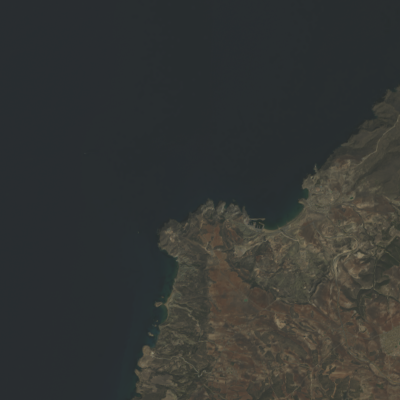
#> input picture Output_images/output_path.png, 400 x 400 px
$ jupyter execute --allow-errors TP2_FINI.ipynb
#> lines starting #> are read from the running program, lines starting #| are printed output that depends on the picture; long printed decimals are rounded
[cell 1]
import ee
import rasterio
import matplotlib.pyplot as plt
import numpy as np
from PIL import Image
import os
import cv2
from skimage.metrics import mean_squared_error

Etape 0 : Affichage de l'image satellitaire

[cell 2]
band_paths = {
    'B3': 'images/LC08_L2SP_198035_20240912_20240920_02_T1_SR_B3.TIF',
    'B4': 'images/LC08_L2SP_198035_20240912_20240920_02_T1_SR_B4.TIF',
    'B2': 'images/LC08_L2SP_198035_20240912_20240920_02_T1_SR_B2.TIF'
}
def read_band(band_path):
    with rasterio.open(band_path) as src:
        return src.read(1)

#> (the rest of this cell did not finish here and is left out)

[cell 3]
def normalize(band):
    return (band - np.min(band)) / (np.max(band) - np.min(band))
#> (the rest of this cell did not finish here and is left out)

#> (a cell that did not finish here is left out)

Etape 1 : Opération géométrique

[cell 5]
x = 1500
y = 5400
t1 = 400
t2 = 400

[cell 6]
def cutimage(x, y, t1, t2, img, output_path):
    cut_img = img[y:y+t2, x:x+t1, :]
    cut_img_pil = Image.fromarray(cut_img)
    cut_img_pil.save(output_path)
    print(f"Zone découpée et enregistrée sous {output_path}")

#> (the rest of this cell did not finish here and is left out)

[cell 7]
fig, axs = plt.subplots(1, 2, figsize=(12, 6))
#> (the rest of this cell did not finish here and is left out)

Etape 2 : Compression

[cell 8]
decoupee = Image.open('Output_images/output_path.png')
#> decoupee is the input picture: PIL image 400x400 RGB; mean R, G, B 52.4, 54.3, 52.3

# Définir le dossier de sortie
output_folder = 'Output_images'

# S'assurer que le dossier de sortie existe
os.makedirs(output_folder, exist_ok=True)

# Sauvegarder sous différents formats
formats = ['bmp', 'jpeg', 'gif', 'tiff']
output_paths = []

for fmt in formats:
    output_file = os.path.join(output_folder, f'output_path.{fmt}')
    decoupee.save(output_file)
    output_paths.append(output_file)
    print(f"Image sauvegardée sous {fmt} : {output_file}")
#> after the loop, output_paths = ['Output_images/output_path.bmp', 'Output_images/output_path.jpeg', 'Output_images/output_path.gif', 'Output_images/output_path.tiff']

# Afficher la taille de chaque fichier
for output_file in output_paths:
    file_size = os.path.getsize(output_file)
    print(f"Taille de {output_file} : {file_size / 1024:.2f} KB")
#> this loop made 4 passes
#> (output_file, file_size) on passes 1 to 4: ('Output_images/output_path.bmp', 480054), ('Output_images/output_path.jpeg', 9562), ('Output_images/output_path.gif', 90941), ('Output_images/output_path.tiff', 480140)
#| Taille de Output_images/output_path.bmp : 468.80 KB
#| Taille de Output_images/output_path.jpeg : 9.34 KB
#| Taille de Output_images/output_path.gif : 88.81 KB
#| Taille de Output_images/output_path.tiff : 468.89 KB

[cell 9]
fig, axs = plt.subplots(1, len(formats) + 1, figsize=(15, 5))


axs[0].imshow(np.array(decoupee))
axs[0].set_title("Image originale (PNG)")
for i, fmt in enumerate(formats):
    img_compressed = Image.open(f'Output_images/output_path.{fmt}')

    if fmt == 'gif':
        img_compressed = img_compressed.convert("RGB")

    axs[i + 1].imshow(np.array(img_compressed))
    axs[i + 1].set_title(f"Format {fmt.upper()}")

plt.tight_layout()
plt.show()

[cell 10]
#Fonction Prédefinie
def eqm_sklearn(img_source, img_result):
    """Calcule l'erreur quadratique moyenne entre deux images avec sklearn."""
    img_source_array = np.array(img_source)
    img_result_array = np.array(img_result)
    if img_source_array.shape != img_result_array.shape:
        raise ValueError("Les dimensions des images doivent être identiques.")
    return mean_squared_error(img_source_array.flatten(), img_result_array.flatten())

def eqm_manual(img_source, img_result):
    """Calcule l'erreur quadratique moyenne entre deux images avec une approche manuelle."""
    img1_array = np.array(img_source)
    img2_array = np.array(img_result)

    if img1_array.shape != img2_array.shape:
        raise ValueError("Les images doivent avoir les mêmes dimensions pour calculer l'EQM.")
    eqm_value = np.sum((img1_array.astype(float) - img2_array.astype(float)) ** 2) / img1_array.size

    return eqm_value

# Fonction de comparaison des deux résultats
def comparer_eqm(original_image_path, formats=['bmp', 'jpeg', 'gif', 'tiff']):
    original = Image.open(original_image_path)
    original_rgb = original.convert('RGB')
    for fmt in formats:
        try:
            compressed_image = Image.open(f'Output_images/output_path.{fmt}')
            compressed_rgb = compressed_image.convert('RGB')
            compressed_rgb = compressed_rgb.resize(original_rgb.size)
            eqm_value_sklearn = eqm_sklearn(original_rgb, compressed_rgb)
            eqm_value_manual = eqm_manual(original_rgb, compressed_rgb)

            # Comparer les résultats
            print(f"Format {fmt.upper()}:")
            print(f"  EQM (sklearn) : {eqm_value_sklearn:.4f}")
            print(f"  EQM (manuel)  : {eqm_value_manual:.4f}")
            print(f"  Différence    : {abs(eqm_value_sklearn - eqm_value_manual):.4f}\n")
        except FileNotFoundError:
            print(f"Erreur : L'image compressée '{fmt}' n'a pas été trouvée.")
        except Exception as e:
            print(f"Une erreur s'est produite avec le format {fmt.upper()}: {e}")
comparer_eqm('Output_images/output_path.png')
#> in comparer_eqm, `eqm_value_sklearn = eqm_sklearn(original_rgb, compressed_rgb)`: eqm_value_sklearn = 0
#|   EQM (sklearn) : 0.0000
#|   EQM (manuel)  : 0.0000
#|   Différence    : 0.0000

 Etape 3 : Rehaussement de contraste

[cell 11]
import numpy as np
from PIL import Image
import matplotlib.pyplot as plt

def histogram_equalization(image_channel):
    hist, bins = np.histogram(image_channel.flatten(), bins=256, range=[0, 256])
    cdf = hist.cumsum()
    cdf_m = np.ma.masked_equal(cdf, 0)
    cdf_m = (cdf_m - cdf_m.min()) * 255 / (cdf_m.max() - cdf_m.min())
    cdf_final = np.ma.filled(cdf_m, 0).astype('uint8')
    return cdf_final[image_channel]

def eqm_manual(img_source, img_result):
    img1_array = np.array(img_source)
    img2_array = np.array(img_result)

    if img1_array.shape != img2_array.shape:
        raise ValueError("Les images doivent avoir les mêmes dimensions pour calculer l'EQM.")
    eqm_value = np.mean((img1_array - img2_array) ** 2)
    return eqm_value

# Charger l'image et convertir en RGB
img = Image.open('Output_images/output_path.png')
img = img.convert('RGB')
r, g, b = img.split()
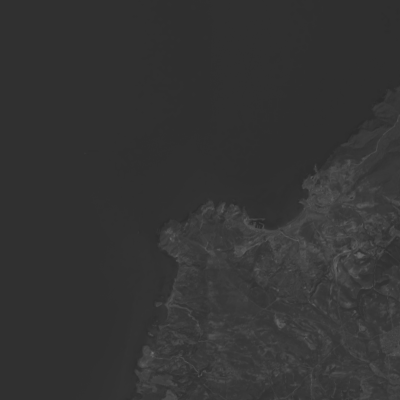
#> b: PIL image 400x400 L; min 42, max 108, mean 52.3

# Appliquer l'égalisation d'histogramme sur chaque canal
r_eq = histogram_equalization(np.array(r))
#> in histogram_equalization, `hist, bins = np.histogram(image_channel.flatten(), bins=256, range=[0,..`: hist = 256 values, max 71849 at index 41, min 0 at index 0, mean 625; bins = 257 values from 0 to 256
#> in histogram_equalization, `cdf = hist.cumsum()`: cdf = 256 values from 0 to 160000
#> in histogram_equalization, `cdf_final = np.ma.filled(cdf_m, 0).astype('uint8')`: cdf_final = 256 values from 0 to 255
g_eq = histogram_equalization(np.array(g))
#> in histogram_equalization (call 2), `hist, bins = np.histogram(image_channel.flatten(), bins=256, range=[0,..`: hist = 256 values, max 64445 at index 45, min 0 at index 0, mean 625
#> in histogram_equalization (call 2), `return cdf_final[image_channel]`:
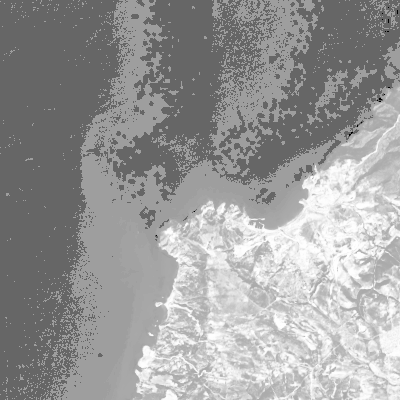
#> returned value: shape (400, 400); min 0, max 255, mean 154.2
b_eq = histogram_equalization(np.array(b))
img_equalized = Image.merge('RGB', (Image.fromarray(r_eq), Image.fromarray(g_eq), Image.fromarray(b_eq)))
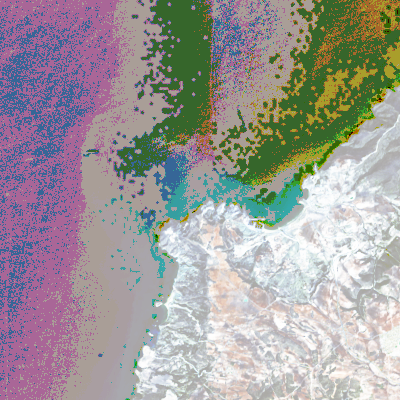
#> img_equalized: PIL image 400x400 RGB; mean R, G, B 159, 154.2, 154.1

# Calculer l'EQM entre l'image originale et l'image égalisée
eqm_global = eqm_manual(np.array(img), np.array(img_equalized))
#> in eqm_manual, `eqm_value = np.mean((img1_array - img2_array) ** 2)`: eqm_value = 88.24
#> eqm_global = 88.24

# Afficher chaque canal et son histogramme avant et après égalisation
fig, axs = plt.subplots(3, 4, figsize=(18, 12))
channels = {'R': (r, r_eq, 'red'), 'G': (g, g_eq, 'green'), 'B': (b, b_eq, 'blue')}

for i, (color, (channel, channel_eq, col)) in enumerate(channels.items()):
    # Afficher l'image du canal original en niveaux de gris
    axs[i, 0].imshow(channel, cmap='gray')
    axs[i, 0].set_title(f'Canal {color} - Original')
    axs[i, 0].axis('off')

    # Histogramme du canal original
    axs[i, 1].hist(np.array(channel).flatten(), bins=256, color=col, alpha=0.7)
    axs[i, 1].set_title(f'Histogramme {color} - Avant égalisation')
    axs[i, 1].set_xlim(0, 255)

    # Afficher l'image du canal égalisé en niveaux de gris
    axs[i, 2].imshow(channel_eq, cmap='gray')
    axs[i, 2].set_title(f'Canal {color} - Égalisé')
    axs[i, 2].axis('off')

    # Histogramme du canal égalisé
    axs[i, 3].hist(channel_eq.flatten(), bins=256, color=col, alpha=0.7)
    axs[i, 3].set_title(f'Histogramme {color} - Après égalisation')
    axs[i, 3].set_xlim(0, 255)
#> this loop made 3 passes

plt.tight_layout()
plt.show()
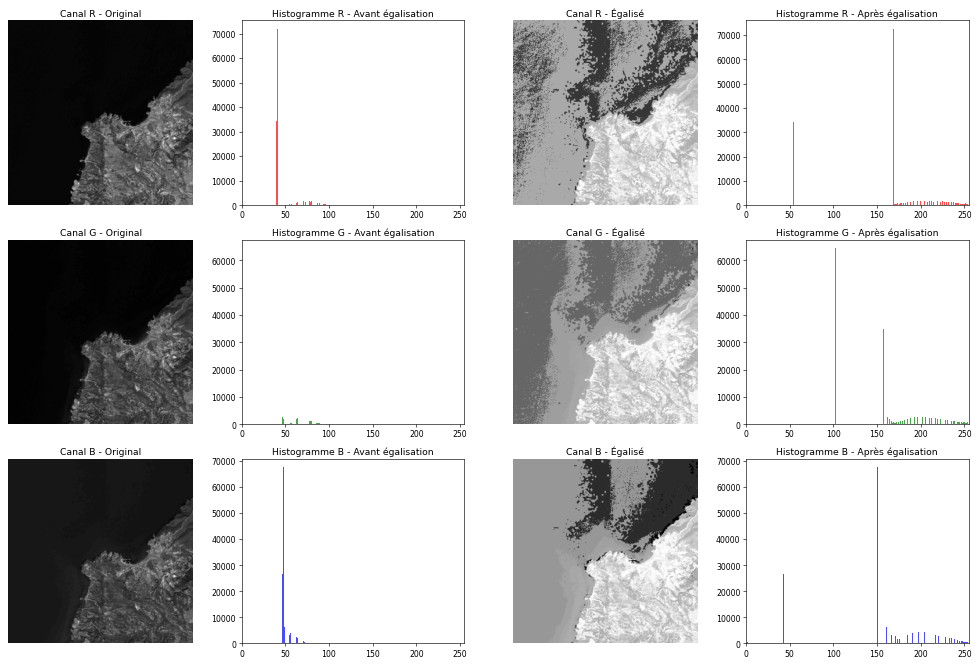
#> figure drawn by matplotlib, 12 panels; panel 2: tallest bar 71849 high, from x = 40.87 to 41.28; panel 4: tallest bar 72367 high, from x = 168.3 to 169.3; panel 6: tallest bar 64445 high, from x = 44.72 to 45.08; panel 8: tallest bar 64445 high, from x = 101.6 to 102.6

print(f"EQM entre l'image originale et l'image égalisée : {eqm_global}")
#| EQM entre l'image originale et l'image égalisée : 88.238

[cell 12]
def histogram_equalization(image_channel):
    hist, bins = np.histogram(image_channel.flatten(), bins=256, range=[0, 256])
    cdf = hist.cumsum()
    cdf_m = np.ma.masked_equal(cdf, 0)
    cdf_m = (cdf_m - cdf_m.min()) * 255 / (cdf_m.max() - cdf_m.min())
    cdf_final = np.ma.filled(cdf_m, 0).astype('uint8')
    return cdf_final[image_channel]

def equalize_rgb_using_yuv(image):
    img_yuv = np.array(image.convert('YCbCr'))  # Convertir en YUV
    y_channel, u, v = img_yuv[:, :, 0], img_yuv[:, :, 1], img_yuv[:, :, 2]

    # Appliquer l'égalisation d'histogramme au canal Y
    y_eq = histogram_equalization(y_channel)

    # Reconstituer l'image égalisée en YUV puis la convertir en RGB
    img_yuv_eq = np.stack((y_eq, u, v), axis=2)
    img_equalized = Image.fromarray(img_yuv_eq, 'YCbCr').convert('RGB')

    return img_equalized, y_channel, y_eq

# Charger l'image et convertir en RGB
img = Image.open('Output_images/output_path.png').convert('RGB')

# Appliquer l'égalisation dans l'espace YUV
img_equalized_yuv, y_original, y_eq = equalize_rgb_using_yuv(img)
#> in equalize_rgb_using_yuv, `img_yuv = np.array(image.convert('YCbCr'))`:
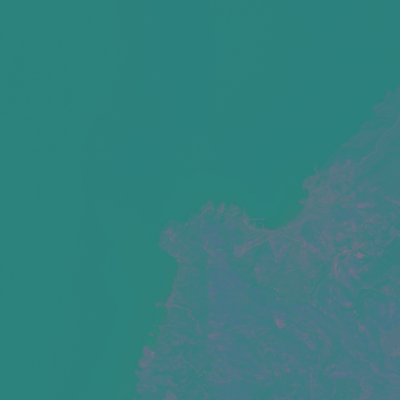
#> img_yuv: shape (400, 400, 3); mean R, G, B 53, 126.8, 126.7
#> in equalize_rgb_using_yuv, `y_channel, u, v = img_yuv[:, :, 0], img_yuv[:, :, 1], img_yuv[:, :, 2]`:
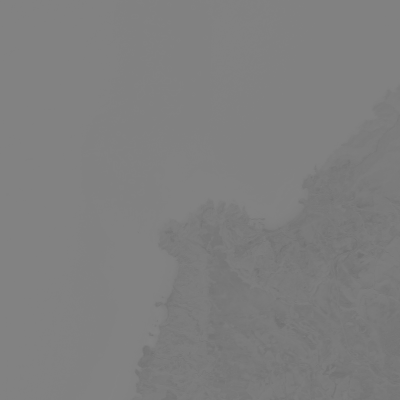
#> u: shape (400, 400); min 111, max 132, mean 126.8
#> in histogram_equalization, `hist, bins = np.histogram(image_channel.flatten(), bins=256, range=[0,..`: hist = 256 values, max 69507 at index 44, min 0 at index 0, mean 625; bins = 257 values from 0 to 256
#> in histogram_equalization, `cdf = hist.cumsum()`: cdf = 256 values from 0 to 160000
#> in histogram_equalization, `cdf_final = np.ma.filled(cdf_m, 0).astype('uint8')`: cdf_final = 256 values from 0 to 255
#> in histogram_equalization, `return cdf_final[image_channel]`:
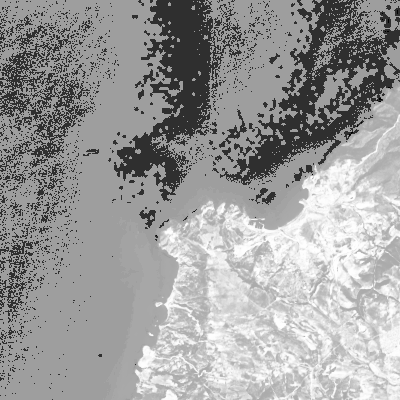
#> returned value: shape (400, 400); min 0, max 255, mean 156
#> in equalize_rgb_using_yuv, `img_yuv_eq = np.stack((y_eq, u, v), axis=2)`:
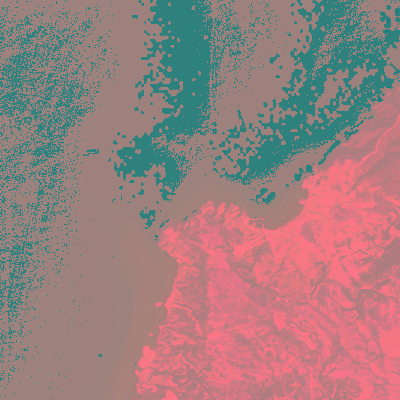
#> img_yuv_eq: shape (400, 400, 3); mean of channels 0, 1, 2 156, 126.8, 126.7; drawn as R, G, B

# Afficher l'image originale et l'image égalisée en YUV
fig, axs = plt.subplots(2, 2, figsize=(12, 8))

# Afficher le canal Y original et son histogramme
axs[0, 0].imshow(y_original, cmap='gray')
axs[0, 0].set_title("Canal Y - Avant égalisation")
axs[0, 0].axis('off')

axs[0, 1].hist(y_original.flatten(), bins=256, color='black', alpha=0.7)
axs[0, 1].set_title("Histogramme du canal Y - Avant égalisation")
axs[0, 1].set_xlim(0, 255)

# Afficher le canal Y égalisé et son histogramme
axs[1, 0].imshow(y_eq, cmap='gray')
axs[1, 0].set_title("Canal Y - Après égalisation")
axs[1, 0].axis('off')

axs[1, 1].hist(y_eq.flatten(), bins=256, color='black', alpha=0.7)
axs[1, 1].set_title("Histogramme du canal Y - Après égalisation")
axs[1, 1].set_xlim(0, 255)

plt.tight_layout()
plt.show()
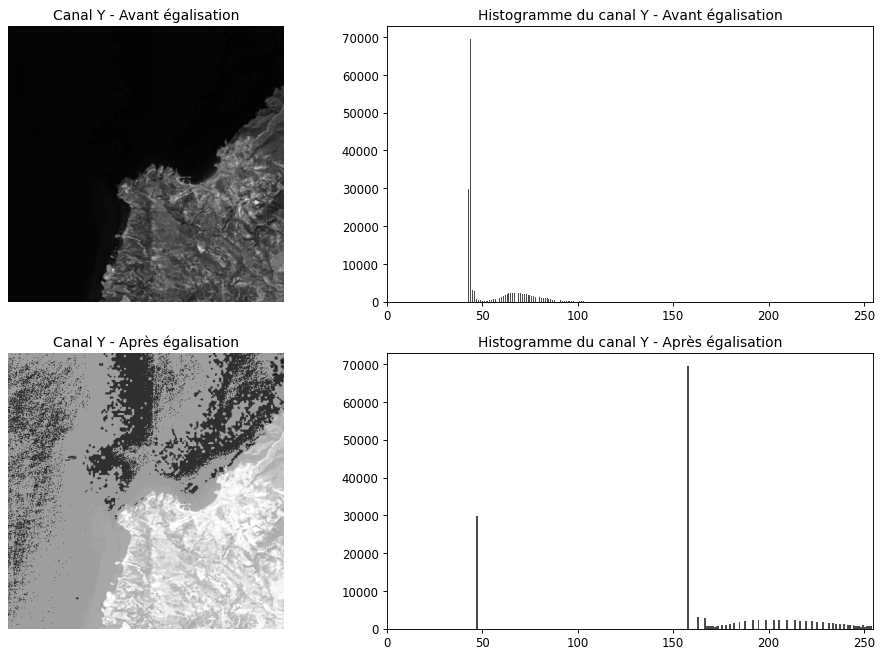
#> figure drawn by matplotlib, 4 panels; panel 2: tallest bar 69507 high, from x = 43.78 to 44.13; panel 4: tallest bar 69507 high, from x = 157.4 to 158.4

# Afficher les images complètes en RGB pour comparaison
plt.figure(figsize=(10, 5))
plt.subplot(1, 2, 1)
plt.imshow(img)
plt.title('Image originale')
plt.axis('off')

plt.subplot(1, 2, 2)
plt.imshow(img_equalized_yuv)
plt.title("Image égalisée (espace YUV)")
plt.axis('off')

plt.tight_layout()
plt.show()

Etape 4 : Reduction du bruit

[cell 13]
def filtre_moyenneur(img, taille=3):
    M, N = img.shape
    img_lissée = np.zeros_like(img)
    k = taille // 2
    for i in range(k, M-k):
        for j in range(k, N-k):
            img_lissée[i, j] = np.mean(img[i-k:i+k+1, j-k:j+k+1])
    return img_lissée
def filtre_gaussien(img, sigma=1, taille=5):
    def gauss(x, y, sigma):
        return (1.0 / (2.0 * np.pi * sigma**2)) * np.exp(-(x**2 + y**2) / (2 * sigma**2))
    k = taille // 2
    gauss_mask = np.zeros((taille, taille))
    for x in range(-k, k+1):
        for y in range(-k, k+1):
            gauss_mask[x+k, y+k] = gauss(x, y, sigma)
    gauss_mask /= np.sum(gauss_mask)
    M, N = img.shape
    img_lissée = np.zeros_like(img)
    for i in range(k, M-k):
        for j in range(k, N-k):
            img_lissée[i, j] = np.sum(img[i-k:i+k+1, j-k:j+k+1] * gauss_mask)
    return img_lissée
img = np.array(Image.open('Output_images/output_path.png'))
filtered_mean_channels = [filtre_moyenneur(img[:,:,c]) for c in range(3)]
#> in filtre_moyenneur, `img_lissée = np.zeros_like(img)`: img_lissée: shape (400, 400); every value is 0
#> filtered_mean_channels = 3 items
filtered_gaussian_channels = [filtre_gaussien(img[:,:,c]) for c in range(3)]
#> in filtre_gaussien, `gauss_mask = np.zeros((taille, taille))`: gauss_mask = [[0, 0, 0, 0, 0], [0, 0, 0, 0, 0], [0, 0, 0, 0, 0], [0, 0, 0, 0, 0], [0, 0, 0, 0, 0]]
#> after the loop in filtre_gaussien, `for x in range(-k, k+1):`: gauss_mask = [[0.00292, 0.0131, 0.0215, 0.0131, 0.00292], [0.0131, 0.0585, 0.0965, 0.0585, 0.0131], [0.0215, 0.0965, 0.159, 0.0965, 0.0215], [0.0131, 0.0585, 0.0965, 0.0585, 0.0131], [0.00292, 0.0131, 0.0215, 0.0131, 0.00292]]
#> in filtre_gaussien, `gauss_mask /= np.sum(gauss_mask)`: gauss_mask = [[0.00297, 0.0133, 0.0219, 0.0133, 0.00297], [0.0133, 0.0596, 0.0983, 0.0596, 0.0133], [0.0219, 0.0983, 0.162, 0.0983, 0.0219], [0.0133, 0.0596, 0.0983, 0.0596, 0.0133], [0.00297, 0.0133, 0.0219, 0.0133, 0.00297]]
#> filtered_gaussian_channels = 3 items
fig, axs = plt.subplots(2, 3, figsize=(8, 4))
for i, (mean_img, gaussian_img) in enumerate(zip(filtered_mean_channels, filtered_gaussian_channels)):
    axs[0, i].imshow(mean_img, cmap='gray')
    axs[0, i].set_title(f"Moyenneur - Canal {'RGB'[i]}")
    axs[0, i].axis('off')

    axs[1, i].imshow(gaussian_img, cmap='gray')
    axs[1, i].set_title(f"Gaussien - Canal {'RGB'[i]}")
    axs[1, i].axis('off')
#> this loop made 3 passes
plt.tight_layout()
plt.show()

[cell 14]
# Filtre médian
def filtre_median(img, taille=3):
    M, N = img.shape
    img_lissée = np.zeros_like(img)
    k = taille // 2
    for i in range(k, M-k):
        for j in range(k, N-k):
            img_lissée[i, j] = np.median(img[i-k:i+k+1, j-k:j+k+1])
    return img_lissée
# Filtre min/max
def filtre_min_max(img, taille=3, mode='min'):
    M, N = img.shape
    img_lissée = np.zeros_like(img)
    k = taille // 2
    for i in range(k, M-k):
        for j in range(k, N-k):
            if mode == 'min':
                img_lissée[i, j] = np.min(img[i-k:i+k+1, j-k:j+k+1])
            elif mode == 'max':
                img_lissée[i, j] = np.max(img[i-k:i+k+1, j-k:j+k+1])
    return img_lissée
img = np.array(Image.open('Output_images/output_path.png'))
filtered_median_channels = [filtre_median(img[:,:,c]) for c in range(3)]
#> filtered_median_channels = 3 items
filtered_min_channels = [filtre_min_max(img[:,:,c], mode='min') for c in range(3)]
#> after the loop in filtre_min_max, `for i in range(k, M-k):`:
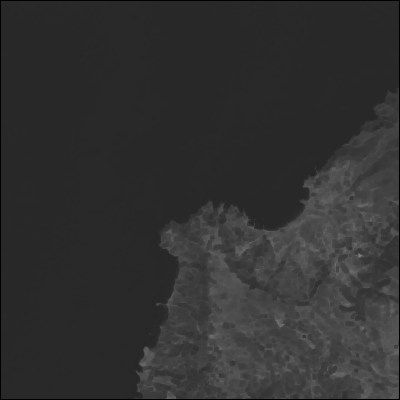
#> img_lissée: shape (400, 400); min 0, max 127, mean 49.2
#> filtered_min_channels = 3 items
filtered_max_channels = [filtre_min_max(img[:,:,c], mode='max') for c in range(3)]
#> filtered_max_channels = 3 items
fig, axs = plt.subplots(3, 3, figsize=(12, 10))

# Affichage des filtres médian
for i, median_img in enumerate(filtered_median_channels):
    axs[0, i].imshow(median_img, cmap='gray')
    axs[0, i].set_title(f"Médian - Canal {'RGB'[i]}")
    axs[0, i].axis('off')

# Affichage des filtres min
for i, min_img in enumerate(filtered_min_channels):
    axs[1, i].imshow(min_img, cmap='gray')
    axs[1, i].set_title(f"Min - Canal {'RGB'[i]}")
    axs[1, i].axis('off')

# Affichage des filtres max
for i, max_img in enumerate(filtered_max_channels):
    axs[2, i].imshow(max_img, cmap='gray')
    axs[2, i].set_title(f"Max - Canal {'RGB'[i]}")
    axs[2, i].axis('off')

plt.tight_layout()
plt.show()
